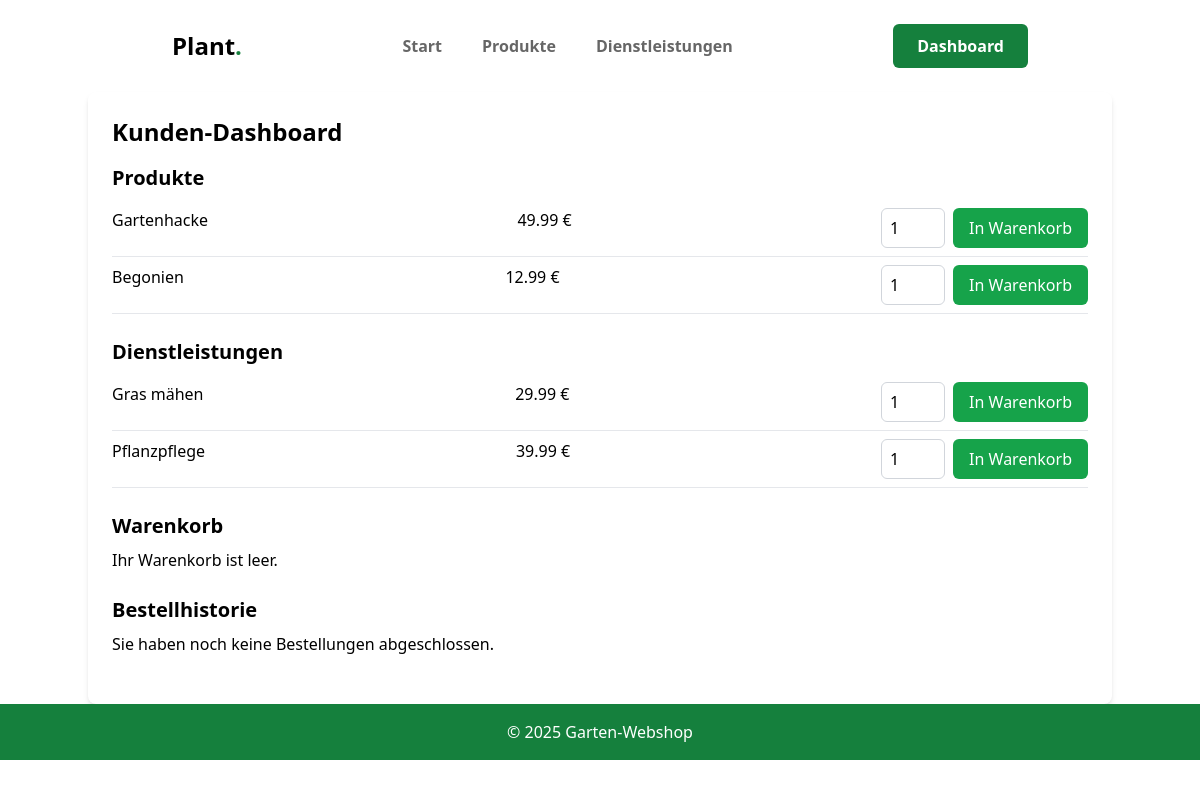
/customer_dashboard.php (signed in), run on an earlier commit of the app's database.
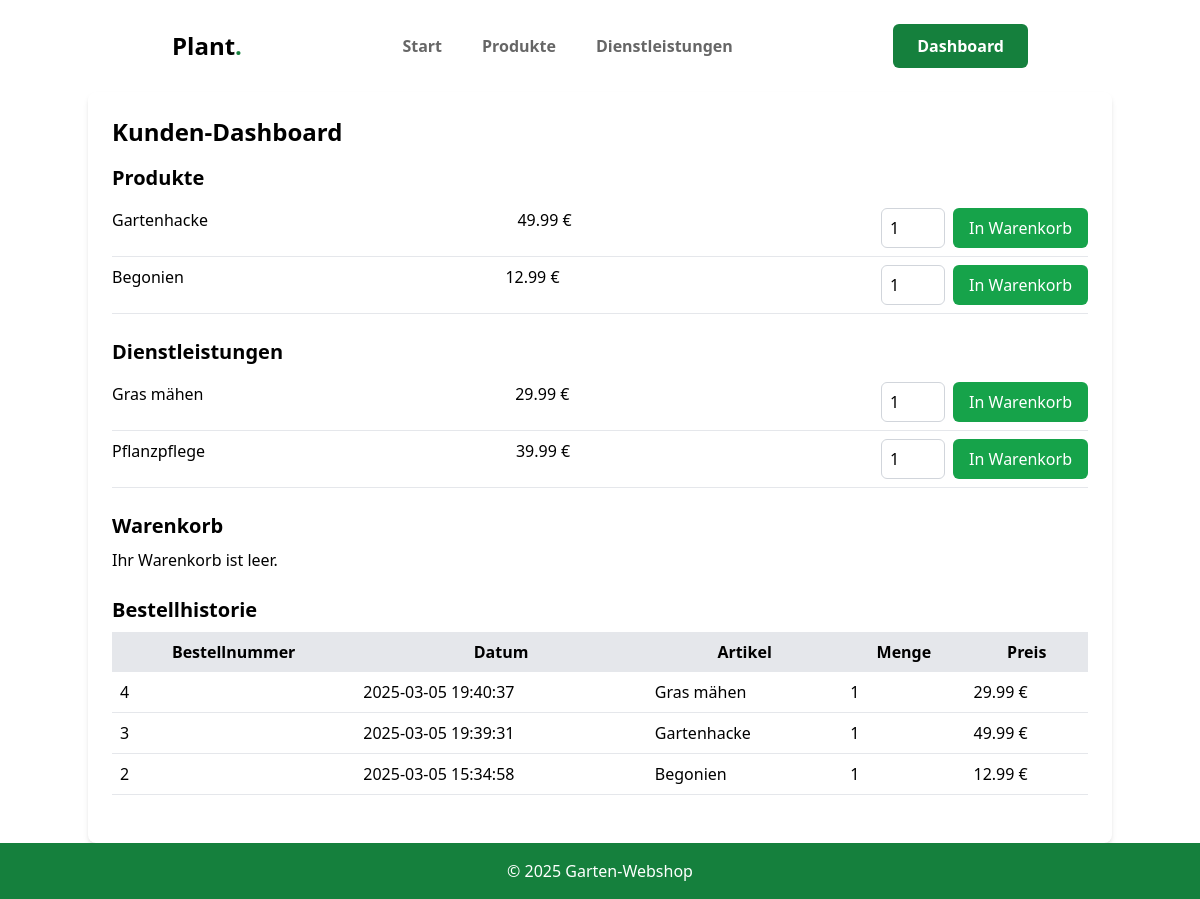
And on a later commit of the database.
### tables this page shows
CREATE TABLE `products` (
  `id` int(11) NOT NULL AUTO_INCREMENT,
  `name` varchar(255) NOT NULL,
  `description` text DEFAULT NULL,
  `price` decimal(10,2) NOT NULL,
  PRIMARY KEY (`id`)
);

CREATE TABLE `services` (
  `id` int(11) NOT NULL AUTO_INCREMENT,
  `name` varchar(255) NOT NULL,
  `description` text DEFAULT NULL,
  `price` decimal(10,2) NOT NULL,
  PRIMARY KEY (`id`)
);

CREATE TABLE `order_items` (
  `id` int(11) NOT NULL AUTO_INCREMENT,
  `order_id` int(11) NOT NULL,
  `product_id` int(11) DEFAULT NULL,
  `service_id` int(11) DEFAULT NULL,
  `quantity` int(11) NOT NULL DEFAULT 1,
  PRIMARY KEY (`id`),
  KEY `order_id` (`order_id`),
  KEY `product_id` (`product_id`),
  KEY `service_id` (`service_id`),
  CONSTRAINT `order_items_ibfk_1` FOREIGN KEY (`order_id`) REFERENCES `orders` (`id`) ON DELETE CASCADE,
  CONSTRAINT `order_items_ibfk_2` FOREIGN KEY (`product_id`) REFERENCES `products` (`id`),
  CONSTRAINT `order_items_ibfk_3` FOREIGN KEY (`service_id`) REFERENCES `services` (`id`),
  CONSTRAINT `CONSTRAINT_1` CHECK (`product_id` is not null or `service_id` is not null)
);

CREATE TABLE `orders` (
  `id` int(11) NOT NULL AUTO_INCREMENT,
  `user_id` int(11) NOT NULL,
  `order_date` datetime DEFAULT current_timestamp(),
  PRIMARY KEY (`id`),
  KEY `user_id` (`user_id`),
  CONSTRAINT `orders_ibfk_1` FOREIGN KEY (`user_id`) REFERENCES `users` (`id`)
);

### customer_dashboard.php (the view, shortened to what this page needs)
<?php
$db = new mysqli("localhost", "root", "1337", "garden_shop");
$user_id = $_SESSION['user']['id'];
$products_query = $db->query("SELECT * FROM products");
$products = $products_query->fetch_all(MYSQLI_ASSOC);
$services_query = $db->query("SELECT * FROM services");
$services = $services_query->fetch_all(MYSQLI_ASSOC);
$cart_products = [];
$cart_services = [];
$order_history = [];
$order_query = $db->prepare("SELECT o.id AS order_id, o.order_date FROM orders o WHERE o.user_id = ? ORDER BY o.order_date DESC");
$order_query->bind_param("i", $user_id);
$order_query->execute();
$orders = $order_query->get_result()->fetch_all(MYSQLI_ASSOC);
foreach ($orders as $order) {
    $order_id = $order['order_id'];
    $order_date = $order['order_date'];
    $items_query = $db->prepare("SELECT oi.product_id, oi.service_id, oi.quantity, p.name AS product_name, s.name AS service_name, p.price AS product_price, s.price AS service_price FROM order_items oi LEFT JOIN products p ON oi.product_id = p.id LEFT JOIN services s ON oi.service_id = s.id WHERE oi.order_id = ?");
    $items_query->bind_param("i", $order_id);
    $items_query->execute();
    $items = $items_query->get_result()->fetch_all(MYSQLI_ASSOC);
    $order_history[] = [
        'order_id' => $order_id,
        'order_date' => $order_date,
        'items' => $items
    ];
}
?>
<!DOCTYPE html>
<html lang="en">
<head>
    <script src="https://cdn.tailwindcss.com"></script>
</head>
<body class="bg-white">
<?php include 'navbar.php'; ?>
    <div class="container mx-auto bg-white rounded-lg shadow-md p-6">
        <h1 class="text-2xl font-bold mb-4">Kunden-Dashboard</h1>
        <div class="mb-6">
            <h2 class="text-xl font-semibold mb-2">Produkte</h2>
            <ul>
                <?php foreach ($products as $product): ?>
                    <li class="flex justify-between py-2 border-b">
                        <span><?php echo htmlspecialchars($product['name']); ?></span>
                        <span><?php echo number_format($product['price'], 2) . ' €'; ?></span>
                        <form action="?add_to_cart=1&product_id=<?php echo $product['id']; ?>" method="post" class="flex space-x-2">
                            <input type="number" name="quantity" value="1" min="1" class="w-16 px-2 py-1 border border-gray-300 rounded-md">
                            <button type="submit" class="bg-green-600 text-white px-4 py-2 rounded-md hover:bg-green-700">In Warenkorb</button>
                        </form>
                    </li>
                <?php endforeach; ?>
            </ul>
        </div>
        <div class="mb-6">
            <h2 class="text-xl font-semibold mb-2">Dienstleistungen</h2>
            <ul>
                <?php foreach ($services as $service): ?>
                    <li class="flex justify-between py-2 border-b">
                        <span><?php echo htmlspecialchars($service['name']); ?></span>
                        <span><?php echo number_format($service['price'], 2) . ' €'; ?></span>
                        <form action="?add_to_cart=1&service_id=<?php echo $service['id']; ?>" method="post" class="flex space-x-2">
                            <input type="number" name="quantity" value="1" min="1" class="w-16 px-2 py-1 border border-gray-300 rounded-md">
                            <button type="submit" class="bg-green-600 text-white px-4 py-2 rounded-md hover:bg-green-700">In Warenkorb</button>
                        </form>
                    </li>
                <?php endforeach; ?>
            </ul>
        </div>
        <div class="mb-6">
            <h2 class="text-xl font-semibold mb-2">Warenkorb</h2>
            <?php if (empty($cart_products) && empty($cart_services)): ?>
                <p>Ihr Warenkorb ist leer.</p>
            <?php endif; ?>
        </div>
        <div class="mb-6">
            <h2 class="text-xl font-semibold mb-2">Bestellhistorie</h2>
            <?php if (empty($order_history)): ?>
                <p>Sie haben noch keine Bestellungen abgeschlossen.</p>
            <?php else: ?>
                <table class="w-full border-collapse">
                    <thead>
                        <tr class="bg-gray-200">
                            <th class="p-2">Bestellnummer</th>
                            <th class="p-2">Datum</th>
                            <th class="p-2">Artikel</th>
                            <th class="p-2">Menge</th>
                            <th class="p-2">Preis</th>
                        </tr>
                    </thead>
                    <tbody>
                        <?php foreach ($order_history as $order): ?>
                            <?php foreach ($order['items'] as $item): ?>
                                <tr class="border-b">
                                    <td class="p-2"><?php echo htmlspecialchars($order['order_id']); ?></td>
                                    <td class="p-2"><?php echo htmlspecialchars($order['order_date']); ?></td>
                                    <td class="p-2"><?php echo htmlspecialchars($item['product_name'] ?? $item['service_name']); ?></td>
                                    <td class="p-2"><?php echo htmlspecialchars($item['quantity']); ?></td>
                                    <td class="p-2"><?php echo number_format(($item['product_price'] ?? $item['service_price']) * $item['quantity'], 2) . ' €'; ?></td>
                                </tr>
                            <?php endforeach; ?>
                        <?php endforeach; ?>
                    </tbody>
                </table>
            <?php endif; ?>
        </div>
    </div>
<footer class="bg-green-700 text-white p-4">
        <div class="container mx-auto text-center">
            <p>&copy; 2025 Garten-Webshop</p>
        </div>
    </footer>
</body>
</html>

### navbar.php (shortened to what this page needs)
<div class="top-0 py-1 lg:py-2 w-full bg-transparent lg:relative z-50 dark:bg-green-700">
    <nav class="z-10 sticky top-0 left-0 right-0 max-w-4xl xl:max-w-5xl mx-auto px-5 py-2.5 lg:border-none lg:py-4">
        <div class="flex items-center justify-between">
            <button>
                <div class="flex items-center space-x-2">
                    <h2 class="text-black dark:text-white font-bold text-2xl">Plant<span class="text-green-700">.</span></h2>
                </div>
            </button>
            <div class="hidden lg:block">
                <ul class="flex space-x-10 text-base font-bold text-black/60 dark:text-white">
                    <li class="hover:underline hover:underline-offset-4 hover:w-fit transition-all duration-100 ease-linear">
                        <a href="index.php">Start</a>
                    </li>
                    <li class="hover:underline hover:underline-offset-4 hover:w-fit transition-all duration-100 ease-linear">
                        <a href="products.php">Produkte</a>
                    </li>
                    <li class="hover:underline hover:underline-offset-4 hover:w-fit transition-all duration-100 ease-linear">
                        <a href="services.php">Dienstleistungen</a>
                    </li>
                                    </ul>
            </div>
            <div class="hidden lg:flex lg:items-center gap-x-2">
                <?php if (!isset($_SESSION['user'])): ?>
                        <a type="button" href="login_register.php" class="flex items-center justify-center rounded-md bg-green-700 hover:bg-white hover:text-green-600 transition-colors duration-150 text-white px-6 py-2.5 font-semibold">Login</a>
                <?php else: ?>
                        <a href="customer_dashboard.php" class="flex items-center justify-center rounded-md bg-green-700 hover:bg-white hover:text-green-600 transition-colors duration-150 text-white px-6 py-2.5 font-semibold">Dashboard</a>
                <?php endif; ?>
            </div>
        </div>
    </nav>
</div>

What changed in the data, as far as the page shows it:
added order_items: order "4", order.order_date "2025-03-05 19:40:37", service.name "Gras mähen", quantity "1", service.price "29.99"
added order_items: order "3", order.order_date "2025-03-05 19:39:31", product.name "Gartenhacke", quantity "1", product.price "49.99"
added order_items: order "2", order.order_date "2025-03-05 15:34:58", product.name "Begonien", quantity "1", product.price "12.99"
Also different on the page:
text no longer shown: "Sie haben noch keine Bestellungen abgeschlossen."
text now shown: "Bestellnummer Datum Artikel Menge Preis"
